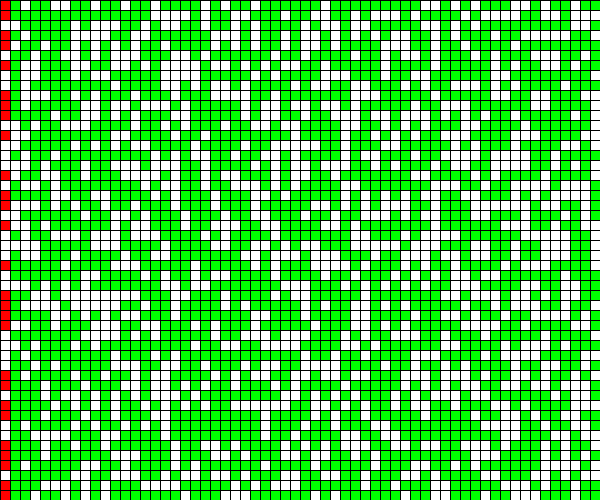
Frame 1 (no input)
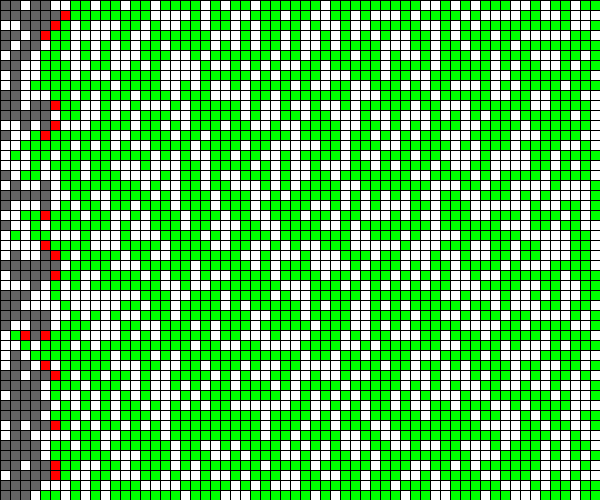
Frame 60 (the mouse pressed at the canvas centre just before this capture)
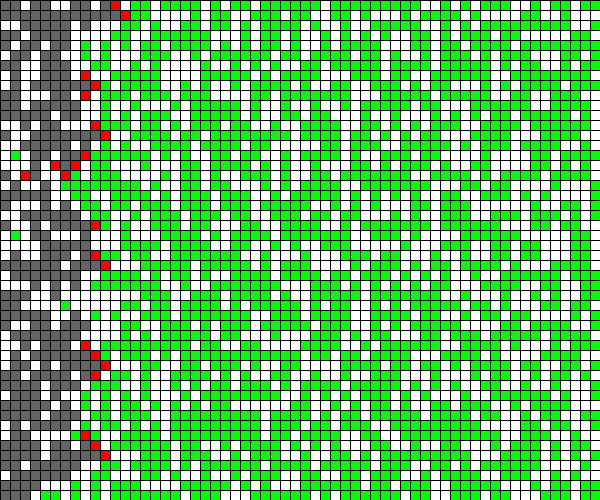
Frame 120 (the mouse held since frame 60 and released just before this capture)

The Processing sketch that drew these frames (run headless with seeded random() and noise(); from frame 60 on, the mouse is pressed at the canvas centre):

// Processing sketch: TreeBurning
// ── TreeBurning.pde
  /**IMPORTANT:
   *Please read through the logic of this sketch before you try to modify anything.
   *Please answer ALL questions in the source code BEFORE writing any code.
   */
  BurnTrees treeSim;
  int ROWS;
  int COLS;
  double DENSITY;
  int SQUARESIZE;

  void setup() {
    size(600, 500);
    ROWS = 50;
    COLS = 60;
    /**question 1 *********************************
     *At this point you have initialized width, height,ROWS,COLS. You can change these values
     *to alter the screen size, but you cannot just change one value!
     *What must be true about the ratio of these values in order for this simulation to display squares?
     *ANSWER HERE: The values must share a common factor, the size of the squares
     */

    DENSITY = .61;
    treeSim = new BurnTrees(ROWS, COLS, DENSITY);
    /**question 2 *********************************
     *Given that you can change the size() and the number of ROWS and COLS,
     *How do you calculate the SQUARESIZE (size of each square you draw) using an expression?
     *ANSWER : The dimensions of the window should be the size of the square times the number of rows/columns, so squaresize = size / columns
     * DO NOT just write a number, it must work when you change the size() command or the ROWS and COLS
     */
    SQUARESIZE = width / COLS;//side length

  }

  /*DO NOT UPDATE THIS METHOD*/
  void draw() {
    background(0);
    //frameCount tells you how many times the draw method was called.
    if (frameCount % 10 == 0) {
      treeSim.tick();
      //println("Testing code:"+ frameCount);
    }
    /**question 3 *********************************
     *Here we only call tick() when the frameCount % 10 == 0.
     *Why do we want to do this?
     *(The print statement is NOT part of the simulation, it is to help you answer this question)
     *hint:  If you cannot figure this out analytically, experiment to test
     *       the difference by changing the code. A print statement is commented out to facilitate testing.
     *ANSWER HERE: The processing window runs at either 30 or 60 frames per second. By only running the simulation on frameCounts that are divisible by 10, the program would tick 3 or 6 times per second, as opposed to 30/60 times per second
     */

    String[]lines = treeSim.toString().split("\n");

    //Convert the 2D array into a grid of RED/GREEN/WHITE/GREY Squares.
    stringToSquares(lines);

    //Output the resulting time and dimensions of the simulation
    if (treeSim.done()) {
      fill(0);
      textSize(20);
      text("Simulation of "+COLS+"by"+ROWS+" board lasted "+treeSim.getTicks()+" ticks", 20, 20);
    }
  }

  /**
   *Clicking the mouse will reset the simulation by re-constructing the treeSim variable.
   */
  void mouseClicked() {
    /**question 4 *********************************
     *We can easily reset the simulation by clicking the mouse.
     *Please use the same values that it was initialized with in the setup.
     * ANSWER: UPDATE THE NEXT LINE
     */
    setup();
  }


  /** question 5 *********************************
   *Write the method that will take an array of the different lines of the board string,
   *and draw ROWSxCOLS colored squares on the screen
   *@param lines: an array of the lines of the toString method that has ROWS strings, each having a length of COLS
   *              e.g. [ "@ @@","@@@ "," @ @"] for a ROWS=3, COLS=4 board.
   *ANSWER: Complete this method.
   */
  void stringToSquares(String[]lines) {
    /**Complete this method.
     *1. Break up your screen by drawing ROWSxCOLS squares of the same color.
     *2. Decide how to fill them in using the String[] parameter
     *   Colors: Fire = RED, Tree = GREEN, SPACE = WHITE, ASH = GREY
     */

     if (SQUARESIZE > 2) {
       stroke(1);
     } else {
       noStroke();
     }

     int r, c;

     for (int i = 0; i < lines.length; i++) {
       for (int k = 0; k < lines[i].length(); k++) {
         switch (lines[i].charAt(k)) {
           case ' ': //SPACE
             //fill(#12130F); <- pretty color
             fill(255); //ugly color
             break;
           case 'w': //FIRE
             //fill(#EF2D56); <- pretty color
             fill(255, 0, 0); //ugly color
             break;
           case '@': //TREE
             //fill(#6BFFB8); <- pretty color
             fill(0, 255, 0); //ugly color
             break;
           case '.': //ASH
             //fill(#BFADA3); <- pretty color
             fill(100); //ugly color
             break;
           default:
             break;
       }

       rect(k * SQUARESIZE, i * SQUARESIZE, SQUARESIZE, SQUARESIZE);
     }
    }
  }


  void stringToSquaresPRETTY(String[]lines) {
    /**Complete this method.
     *1. Break up your screen by drawing ROWSxCOLS squares of the same color.
     *2. Decide how to fill them in using the String[] parameter
     *   Colors: Fire = RED, Tree = GREEN, SPACE = WHITE, ASH = GREY
     */

     int r, c;

     for (int i = 0; i < lines.length; i++) {
       for (int k = 0; k < lines[i].length(); k++) {
         switch (lines[i].charAt(k)) {
           case ' ': //SPACE
             fill(#12130F); //<- pretty color
             break;
           case 'w': //FIRE
             fill(#EF2D56); //<- pretty color
             break;
           case '@': //TREE
             fill(#6BFFB8); //<- pretty color
             break;
           case '.': //ASH
             fill(#BFADA3); //<- pretty color
             break;
           default:
             break;
       }

       rect(k * SQUARESIZE, i * SQUARESIZE, SQUARESIZE, SQUARESIZE);
     }
    }
  }

  /***THIS IS YOUR PRIOR LAB (only a subset of methods)***/

  import java.util.*;
  public class BurnTrees {
    private int[][]map;
    private int ticks;
    private static final int TREE = 2;
    private static final int FIRE = 1;
    private static final int ASH = 3;
    private static final int SPACE = 0;
    private ArrayDeque<Integer>frontier;


    /**Determine if the simulation is still burning
     *@return false if any fires are still burning, true otherwise
     */
    public boolean done() {
      return frontier.size() == 0;
    }


    public void spread(int row, int col) {
      map[row][col]=ASH;

      if (row > 0) {
        if (map[row-1][col]==TREE) {
          map[row-1][col]=FIRE;
          frontier.add(row-1);
          frontier.add(col);
        }
      }
      if (row < map.length-1) {
        if (map[row+1][col]==TREE) {
          map[row+1][col]=FIRE;
          frontier.add(row+1);
          frontier.add(col);
        }
      }
      if (col > 0) {
        if (map[row][col-1]==TREE) {
          map[row][col-1]=FIRE;
          frontier.add(row);
          frontier.add(col-1);
        }
      }
      if (col < map[0].length-1) {
        if (map[row][col+1]==TREE) {
          map[row][col+1]=FIRE;
          frontier.add(row);
          frontier.add(col+1);
        }
      }
    }

    /**This is the core of the simulation. All of the logic for advancing to the next round goes here.
     *All existing fires spread new fires, and turn to ash
     *new fires should remain fire, and not spread.
     */
    public void tick() {
      if (!done()) { //THIS IS THE ONLY MODIFICATION TO THE LAB
        ticks++;
        int fires = frontier.size();
        while (fires > 0) {
          int r = frontier.remove();
          int c = frontier.remove();
          spread(r, c);
          fires-=2;
        }
      }
    }

    /**Initialize the simulation.
     *If you add more instance variables you can add more here,
     *otherwise it is complete
     */
    public BurnTrees(int rows, int cols, double density) {
      frontier = new ArrayDeque<Integer>();
      map = new int[rows][cols];
      for (int r=0; r<map.length; r++ ) {
        for (int c=0; c < map[r].length; c++ ) {
          if (Math.random() < density) {
            map[r][c]=TREE;
          }
        }
      }
      start();//set the left column on fire.
    }

    public void start() {
      for (int i = 0; i < map.length; i++) {
        if (map[i][0]==TREE) {
          map[i][0]=FIRE;
          frontier.add(i);
          frontier.add(0);
        }
      }
    }

    public int getTicks() {
      return ticks;
    }

    public String toString() {
      StringBuilder builder = new StringBuilder();
      for (int i = 0; i < map.length; i++) {
        for (int c = 0; c < map[i].length; c++) {
          if (map[i][c]==SPACE)
            builder.append(" ");
          else if (map[i][c]==TREE)
            builder.append("@");
          else if (map[i][c]==FIRE)
            builder.append("w");
          else if (map[i][c]==ASH)
            builder.append(".");
        }
        builder.append("\n");
      }
      return builder.toString();
    }
  }
